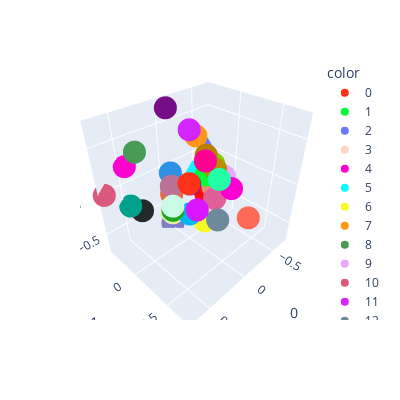

This figure's notebook cell:
### Markdown cell above
The simplex is a 4D structure, representing probability distributions over 5 hidden states, so we project down to 3D using PCA for visualization.

### Code cell
def run_visualization_pca(beliefs):
    pca = PCA(n_components=3)
    pca.fit(beliefs)

    return pca

def visualize_ground_truth_simplex_3d(beliefs, belief_labels, pca):

    beliefs_pca = pca.transform(beliefs)

    colors = px.colors.qualitative.Light24 + px.colors.qualitative.Dark24 + px.colors.qualitative.Plotly
    fig = px.scatter_3d(beliefs_pca, x=0, y=1, z=2,
                        color=[str(i) for i in belief_labels],
                        color_discrete_sequence=colors)
    fig.update_layout(width=400, height=400)
    fig.show()

vis_pca = run_visualization_pca(list(msp_belief_index.keys()))
index = list(msp_belief_index.values())
visualize_ground_truth_simplex_3d(list(msp_belief_index.keys()),
                                  list(msp_belief_index.values()),
                                  vis_pca)

### Figure 1 — Plotly figure (JSON) as saved in the notebook; plotly's stock layout.template omitted (floating-point values rounded to 4 significant figures)
{"data": [{"hovertemplate": "color=0<br>0=%{x}<br>1=%{y}<br>2=%{z}<extra></extra>", "legendgroup": "0", "marker": {"color": "#FD3216", "symbol": "circle"}, "mode": "markers", "name": "0", "scene": "scene", "showlegend": true, "type": "scatter3d", "x": [0.1768], "y": [0.2009], "z": [0.1768]}, {"hovertemplate": "color=1<br>0=%{x}<br>1=%{y}<br>2=%{z}<extra></extra>", "legendgroup": "1", "marker": {"color": "#00FE35", "symbol": "circle"}, "mode": "markers", "name": "1", "scene": "scene", "showlegend": true, "type": "scatter3d", "x": [-0.2357], "y": [0.01605], "z": [-1.394e-17]}, {"hovertemplate": "color=2<br>0=%{x}<br>1=%{y}<br>2=%{z}<extra></extra>", "legendgroup": "2", "marker": {"color": "#6A76FC", "symbol": "circle"}, "mode": "markers", "name": "2", "scene": "scene", "showlegend": true, "type": "scatter3d", "x": [-0.7071], "y": [-0.4166], "z": [-4.356e-16]}, {"hovertemplate": "color=3<br>0=%{x}<br>1=%{y}<br>2=%{z}<extra></extra>", "legendgroup": "3", "marker": {"color": "#FED4C4", "symbol": "circle"}, "mode": "markers", "name": "3", "scene": "scene", "showlegend": true, "type": "scatter3d", "x": [-0.3536], "y": [-0.3537], "z": [-0.3536]}, {"hovertemplate": "color=4<br>0=%{x}<br>1=%{y}<br>2=%{z}<extra></extra>", "legendgroup": "4", "marker": {"color": "#FE00CE", "symbol": "circle"}, "mode": "markers", "name": "4", "scene": "scene", "showlegend": true, "type": "scatter3d", "x": [0.4714], "y": [-0.3746], "z": [0.2357]}, {"hovertemplate": "color=5<br>0=%{x}<br>1=%{y}<br>2=%{z}<extra></extra>", "legendgroup": "5", "marker": {"color": "#0DF9FF", "symbol": "circle"}, "mode": "markers", "name": "5", "scene": "scene", "showlegend": true, "type": "scatter3d", "x": [-0.4714], "y": [-0.3746], "z": [-0.2357]}, {"hovertemplate": "color=6<br>0=%{x}<br>1=%{y}<br>2=%{z}<extra></extra>", "legendgroup": "6", "marker": {"color": "#F6F926", "symbol": "circle"}, "mode": "markers", "name": "6", "scene": "scene", "showlegend": true, "type": "scatter3d", "x": [-3.325e-16], "y": [0.2324], "z": [-0.3536]}, {"hovertemplate": "color=7<br>0=%{x}<br>1=%{y}<br>2=%{z}<extra></extra>", "legendgroup": "7", "marker": {"color": "#FF9616", "symbol": "circle"}, "mode": "markers", "name": "7", "scene": "scene", "showlegend": true, "type": "scatter3d", "x": [-0.4714], "y": [-0.3746], "z": [0.2357]}, {"hovertemplate": "color=8<br>0=%{x}<br>1=%{y}<br>2=%{z}<extra></extra>", "legendgroup": "8", "marker": {"color": "#479B55", "symbol": "circle"}, "mode": "markers", "name": "8", "scene": "scene", "showlegend": true, "type": "scatter3d", "x": [0.3536], "y": [-0.3537], "z": [0.3536]}, {"hovertemplate": "color=9<br>0=%{x}<br>1=%{y}<br>2=%{z}<extra></extra>", "legendgroup": "9", "marker": {"color": "#EEA6FB", "symbol": "circle"}, "mode": "markers", "name": "9", "scene": "scene", "showlegend": true, "type": "scatter3d", "x": [-0.3536], "y": [0.1694], "z": [-2.317e-16]}, {"hovertemplate": "color=10<br>0=%{x}<br>1=%{y}<br>2=%{z}<extra></extra>", "legendgroup": "10", "marker": {"color": "#DC587D", "symbol": "circle"}, "mode": "markers", "name": "10", "scene": "scene", "showlegend": true, "type": "scatter3d", "x": [0.7071], "y": [-0.4166], "z": [-2.89e-16]}, {"hovertemplate": "color=11<br>0=%{x}<br>1=%{y}<br>2=%{z}<extra></extra>", "legendgroup": "11", "marker": {"color": "#D626FF", "symbol": "circle"}, "mode": "markers", "name": "11", "scene": "scene", "showlegend": true, "type": "scatter3d", "x": [-0.3536], "y": [-0.3537], "z": [0.3536]}, {"hovertemplate": "color=12<br>0=%{x}<br>1=%{y}<br>2=%{z}<extra></extra>", "legendgroup": "12", "marker": {"color": "#6E899C", "symbol": "circle"}, "mode": "markers", "name": "12", "scene": "scene", "showlegend": true, "type": "scatter3d", "x": [-2.122e-16], "y": [0.4068], "z": [-0.2357]}, {"hovertemplate": "color=13<br>0=%{x}<br>1=%{y}<br>2=%{z}<extra></extra>", "legendgroup": "13", "marker": {"color": "#00B5F7", "symbol": "circle"}, "mode": "markers", "name": "13", "scene": "scene", "showlegend": true, "type": "scatter3d", "x": [0.1768], "y": [0.2009], "z": [-0.1768]}, {"hovertemplate": "color=14<br>0=%{x}<br>1=%{y}<br>2=%{z}<extra></extra>", "legendgroup": "14", "marker": {"color": "#B68E00", "symbol": "circle"}, "mode": "markers", "name": "14", "scene": "scene", "showlegend": true, "type": "scatter3d", "x": [-0.1768], "y": [0.2009], "z": [0.1768]}, {"hovertemplate": "color=15<br>0=%{x}<br>1=%{y}<br>2=%{z}<extra></extra>", "legendgroup": "15", "marker": {"color": "#C9FBE5", "symbol": "circle"}, "mode": "markers", "name": "15", "scene": "scene", "showlegend": true, "type": "scatter3d", "x": [0.3536], "y": [0.1694], "z": [-1.584e-16]}, {"hovertemplate": "color=16<br>0=%{x}<br>1=%{y}<br>2=%{z}<extra></extra>", "legendgroup": "16", "marker": {"color": "#FF0092", "symbol": "circle"}, "mode": "markers", "name": "16", "scene": "scene", "showlegend": true, "type": "scatter3d", "x": [-3.325e-16], "y": [0.2324], "z": [0.3536]}, {"hovertemplate": "color=17<br>0=%{x}<br>1=%{y}<br>2=%{z}<extra></extra>", "legendgroup": "17", "marker": {"color": "#22FFA7", "symbol": "circle"}, "mode": "markers", "name": "17", "scene": "scene", "showlegend": true, "type": "scatter3d", "x": [-2.122e-16], "y": [0.4068], "z": [0.2357]}, {"hovertemplate": "color=18<br>0=%{x}<br>1=%{y}<br>2=%{z}<extra></extra>", "legendgroup": "18", "marker": {"color": "#E3EE9E", "symbol": "circle"}, "mode": "markers", "name": "18", "scene": "scene", "showlegend": true, "type": "scatter3d", "x": [0.2357], "y": [0.01605], "z": [-0.2357]}, {"hovertemplate": "color=19<br>0=%{x}<br>1=%{y}<br>2=%{z}<extra></extra>", "legendgroup": "19", "marker": {"color": "#86CE00", "symbol": "circle"}, "mode": "markers", "name": "19", "scene": "scene", "showlegend": true, "type": "scatter3d", "x": [-0.2828], "y": [0.0774], "z": [0.1414]}, {"hovertemplate": "color=20<br>0=%{x}<br>1=%{y}<br>2=%{z}<extra></extra>", "legendgroup": "20", "marker": {"color": "#BC7196", "symbol": "circle"}, "mode": "markers", "name": "20", "scene": "scene", "showlegend": true, "type": "scatter3d", "x": [0.2828], "y": [0.0774], "z": [0.1414]}, {"hovertemplate": "color=21<br>0=%{x}<br>1=%{y}<br>2=%{z}<extra></extra>", "legendgroup": "21", "marker": {"color": "#7E7DCD", "symbol": "circle"}, "mode": "markers", "name": "21", "scene": "scene", "showlegend": true, "type": "scatter3d", "x": [-6.933e-16], "y": [-0.2907], "z": [-0.7071]}, {"hovertemplate": "color=22<br>0=%{x}<br>1=%{y}<br>2=%{z}<extra></extra>", "legendgroup": "22", "marker": {"color": "#FC6955", "symbol": "circle"}, "mode": "markers", "name": "22", "scene": "scene", "showlegend": true, "type": "scatter3d", "x": [2.832e-17], "y": [0.7555], "z": [-2.776e-17]}, {"hovertemplate": "color=23<br>0=%{x}<br>1=%{y}<br>2=%{z}<extra></extra>", "legendgroup": "23", "marker": {"color": "#E48F72", "symbol": "circle"}, "mode": "markers", "name": "23", "scene": "scene", "showlegend": true, "type": "scatter3d", "x": [-0.2828], "y": [0.0774], "z": [-0.1414]}, {"hovertemplate": "color=24<br>0=%{x}<br>1=%{y}<br>2=%{z}<extra></extra>", "legendgroup": "24", "marker": {"color": "#2E91E5", "symbol": "circle"}, "mode": "markers", "name": "24", "scene": "scene", "showlegend": true, "type": "scatter3d", "x": [0.2357], "y": [0.01605], "z": [0.2357]}, {"hovertemplate": "color=25<br>0=%{x}<br>1=%{y}<br>2=%{z}<extra></extra>", "legendgroup": "25", "marker": {"color": "#E15F99", "symbol": "circle"}, "mode": "markers", "name": "25", "scene": "scene", "showlegend": true, "type": "scatter3d", "x": [-0.1768], "y": [0.2009], "z": [-0.1768]}, {"hovertemplate": "color=26<br>0=%{x}<br>1=%{y}<br>2=%{z}<extra></extra>", "legendgroup": "26", "marker": {"color": "#1CA71C", "symbol": "circle"}, "mode": "markers", "name": "26", "scene": "scene", "showlegend": true, "type": "scatter3d", "x": [0.2828], "y": [0.0774], "z": [-0.1414]}, {"hovertemplate": "color=27<br>0=%{x}<br>1=%{y}<br>2=%{z}<extra></extra>", "legendgroup": "27", "marker": {"color": "#FB0D0D", "symbol": "circle"}, "mode": "markers", "name": "27", "scene": "scene", "showlegend": true, "type": "scatter3d", "x": [-0.2357], "y": [0.01605], "z": [-0.2357]}, {"hovertemplate": "color=28<br>0=%{x}<br>1=%{y}<br>2=%{z}<extra></extra>", "legendgroup": "28", "marker": {"color": "#DA16FF", "symbol": "circle"}, "mode": "markers", "name": "28", "scene": "scene", "showlegend": true, "type": "scatter3d", "x": [0.2357], "y": [0.3648], "z": [-1.148e-16]}, {"hovertemplate": "color=29<br>0=%{x}<br>1=%{y}<br>2=%{z}<extra></extra>", "legendgroup": "29", "marker": {"color": "#222A2A", "symbol": "circle"}, "mode": "markers", "name": "29", "scene": "scene", "showlegend": true, "type": "scatter3d", "x": [0.3536], "y": [-0.3537], "z": [-0.3536]}, {"hovertemplate": "color=30<br>0=%{x}<br>1=%{y}<br>2=%{z}<extra></extra>", "legendgroup": "30", "marker": {"color": "#B68100", "symbol": "circle"}, "mode": "markers", "name": "30", "scene": "scene", "showlegend": true, "type": "scatter3d", "x": [-0.2357], "y": [0.01605], "z": [0.2357]}, {"hovertemplate": "color=31<br>0=%{x}<br>1=%{y}<br>2=%{z}<extra></extra>", "legendgroup": "31", "marker": {"color": "#750D86", "symbol": "circle"}, "mode": "markers", "name": "31", "scene": "scene", "showlegend": true, "type": "scatter3d", "x": [-6.933e-16], "y": [-0.2907], "z": [0.7071]}, {"hovertemplate": "color=32<br>0=%{x}<br>1=%{y}<br>2=%{z}<extra></extra>", "legendgroup": "32", "marker": {"color": "#EB663B", "symbol": "circle"}, "mode": "markers", "name": "32", "scene": "scene", "showlegend": true, "type": "scatter3d", "x": [0.2357], "y": [0.01605], "z": [2.769e-17]}, {"hovertemplate": "color=33<br>0=%{x}<br>1=%{y}<br>2=%{z}<extra></extra>", "legendgroup": "33", "marker": {"color": "#511CFB", "symbol": "circle"}, "mode": "markers", "name": "33", "scene": "scene", "showlegend": true, "type": "scatter3d", "x": [-2.713e-17], "y": [0.01605], "z": [1.381e-17]}, {"hovertemplate": "color=34<br>0=%{x}<br>1=%{y}<br>2=%{z}<extra></extra>", "legendgroup": "34", "marker": {"color": "#00A08B", "symbol": "circle"}, "mode": "markers", "name": "34", "scene": "scene", "showlegend": true, "type": "scatter3d", "x": [0.4714], "y": [-0.3746], "z": [-0.2357]}, {"hovertemplate": "color=35<br>0=%{x}<br>1=%{y}<br>2=%{z}<extra></extra>", "legendgroup": "35", "marker": {"color": "#FB00D1", "symbol": "circle"}, "mode": "markers", "name": "35", "scene": "scene", "showlegend": true, "type": "scatter3d", "x": [-0.2357], "y": [0.3648], "z": [-1.637e-16]}], "layout": {"height": 400, "legend": {"title": {"text": "color"}, "tracegroupgap": 0}, "margin": {"t": 60}, "scene": {"domain": {"x": [0, 1], "y": [0, 1]}, "xaxis": {"title": {"text": "0"}}, "yaxis": {"title": {"text": "1"}}, "zaxis": {"title": {"text": "2"}}}, "width": 400}}
